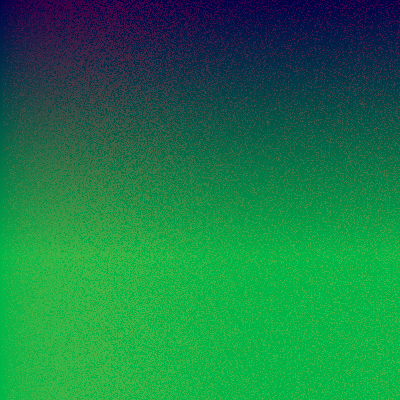
Frame 1 (no input)
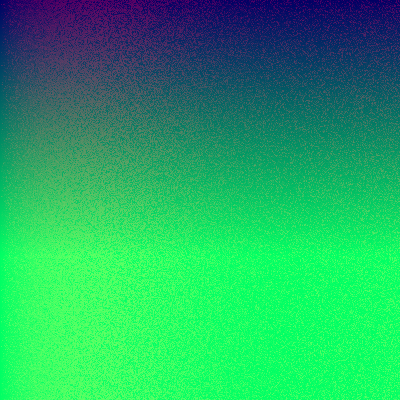
Frame 60 (the mouse pressed at the canvas centre just before this capture)
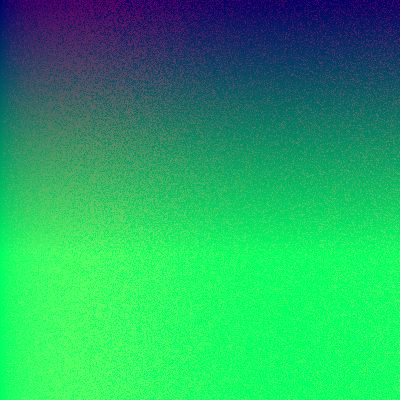
Frame 120 (the mouse held since frame 60 and released just before this capture)

The Processing sketch that drew these frames (run headless with seeded random() and noise(); from frame 60 on, the mouse is pressed at the canvas centre):

// Processing sketch: processing_85911
// ── processing_85911.pde

void setup(){
size(400,400);
background(0);
stroke(255);

}

void draw(){
for (int x = 0; x < width; x = x+1) {
  for (int y = 0; y < height; y = y+1) {
     stroke(sin(x/random(100))*100,y,100);
    point(x, y);
  }
}

}
